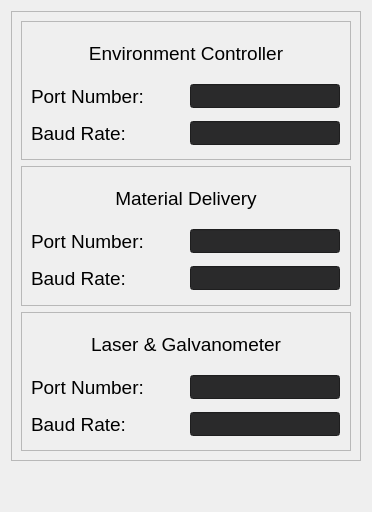
             <widget class="QWidget" name="port_settings_tab">
              <attribute name="title">
               <string>Port Settings</string>
              </attribute>
              <layout class="QVBoxLayout" name="verticalLayout_51">
               <item alignment="Qt::AlignHCenter|Qt::AlignVCenter">
                <widget class="QFrame" name="port_settings_frame">
                 <property name="minimumSize">
                  <size>
                   <width>350</width>
                   <height>450</height>
                  </size>
                 </property>
                 <property name="maximumSize">
                  <size>
                   <width>350</width>
                   <height>450</height>
                  </size>
                 </property>
                 <property name="frameShape">
                  <enum>QFrame::StyledPanel</enum>
                 </property>
                 <property name="frameShadow">
                  <enum>QFrame::Raised</enum>
                 </property>
                 <layout class="QVBoxLayout" name="verticalLayout_13">
                  <item>
                   <widget class="QFrame" name="env_port_settings_frame">
                    <property name="frameShape">
                     <enum>QFrame::StyledPanel</enum>
                    </property>
                    <property name="frameShadow">
                     <enum>QFrame::Raised</enum>
                    </property>
                    <layout class="QVBoxLayout" name="verticalLayout_32">
                     <property name="leftMargin">
                      <number>6</number>
                     </property>
                     <property name="topMargin">
                      <number>6</number>
                     </property>
                     <property name="rightMargin">
                      <number>6</number>
                     </property>
                     <property name="bottomMargin">
                      <number>6</number>
                     </property>
                     <item alignment="Qt::AlignHCenter">
                      <widget class="QLabel" name="env_portsettings_title">
                       <property name="minimumSize">
                        <size>
                         <width>300</width>
                         <height>36</height>
                        </size>
                       </property>
                       <property name="maximumSize">
                        <size>
                         <width>300</width>
                         <height>36</height>
                        </size>
                       </property>
                       <property name="font">
                        <font>
                         <pointsize>14</pointsize>
                        </font>
                       </property>
                       <property name="styleSheet">
                        <string notr="true"/>
                       </property>
                       <property name="text">
                        <string>Environment Controller</string>
                       </property>
                       <property name="alignment">
                        <set>Qt::AlignCenter</set>
                       </property>
                      </widget>
                     </item>
                     <item>
                      <layout class="QHBoxLayout" name="env_portnum_layout">
                       <item>
                        <widget class="QLabel" name="env_portnum_title">
                         <property name="minimumSize">
                          <size>
                           <width>150</width>
                           <height>24</height>
                          </size>
                         </property>
                         <property name="maximumSize">
                          <size>
                           <width>150</width>
                           <height>24</height>
                          </size>
                         </property>
                         <property name="font">
                          <font>
                           <pointsize>14</pointsize>
                          </font>
                         </property>
                         <property name="styleSheet">
                          <string notr="true">background:none</string>
                         </property>
                         <property name="text">
                          <string>Port Number:</string>
                         </property>
                        </widget>
                       </item>
                       <item>
                        <widget class="QLineEdit" name="env_portnum_field">
                         <property name="minimumSize">
                          <size>
                           <width>150</width>
                           <height>24</height>
                          </size>
                         </property>
                         <property name="maximumSize">
                          <size>
                           <width>150</width>
                           <height>24</height>
                          </size>
                         </property>
                         <property name="styleSheet">
                          <string notr="true">background:rgb(42, 42, 43);</string>
                         </property>
                        </widget>
                       </item>
                      </layout>
                     </item>
                     <item>
                      <layout class="QHBoxLayout" name="env_portbaud_layout">
                       <item>
                        <widget class="QLabel" name="env_baud_title">
                         <property name="minimumSize">
                          <size>
                           <width>150</width>
                           <height>24</height>
                          </size>
                         </property>
                         <property name="maximumSize">
                          <size>
                           <width>150</width>
                           <height>24</height>
                          </size>
                         </property>
                         <property name="font">
                          <font>
                           <pointsize>14</pointsize>
                          </font>
                         </property>
                         <property name="styleSheet">
                          <string notr="true">background:none</string>
                         </property>
                         <property name="text">
                          <string>Baud Rate:</string>
                         </property>
                        </widget>
                       </item>
                       <item>
                        <widget class="QLineEdit" name="env_baud_field">
                         <property name="minimumSize">
                          <size>
                           <width>150</width>
                           <height>24</height>
                          </size>
                         </property>
                         <property name="maximumSize">
                          <size>
                           <width>150</width>
                           <height>24</height>
                          </size>
                         </property>
                         <property name="styleSheet">
                          <string notr="true">background:rgb(42, 42, 43);</string>
                         </property>
                        </widget>
                       </item>
                      </layout>
                     </item>
                    </layout>
                   </widget>
                  </item>
                  <item>
                   <widget class="QFrame" name="md_port_settings_frame">
                    <property name="frameShape">
                     <enum>QFrame::StyledPanel</enum>
                    </property>
                    <property name="frameShadow">
                     <enum>QFrame::Raised</enum>
                    </property>
                    <layout class="QVBoxLayout" name="verticalLayout_33">
                     <property name="leftMargin">
                      <number>6</number>
                     </property>
                     <property name="topMargin">
                      <number>6</number>
                     </property>
                     <property name="rightMargin">
                      <number>6</number>
                     </property>
                     <property name="bottomMargin">
                      <number>6</number>
                     </property>
                     <item alignment="Qt::AlignHCenter">
                      <widget class="QLabel" name="md_portsettings_title">
                       <property name="minimumSize">
                        <size>
                         <width>300</width>
                         <height>36</height>
                        </size>
                       </property>
                       <property name="maximumSize">
                        <size>
                         <width>300</width>
                         <height>36</height>
                        </size>
                       </property>
                       <property name="font">
                        <font>
                         <pointsize>14</pointsize>
                        </font>
                       </property>
                       <property name="styleSheet">
                        <string notr="true">background:none</string>
                       </property>
                       <property name="text">
                        <string>Material Delivery</string>
                       </property>
                       <property name="alignment">
                        <set>Qt::AlignCenter</set>
                       </property>
                      </widget>
                     </item>
                     <item>
                      <layout class="QHBoxLayout" name="md_portnum_layout">
                       <item>
                        <widget class="QLabel" name="md_portnum_title">
                         <property name="minimumSize">
                          <size>
                           <width>150</width>
                           <height>24</height>
                          </size>
                         </property>
                         <property name="maximumSize">
                          <size>
                           <width>150</width>
                           <height>24</height>
                          </size>
                         </property>
                         <property name="font">
                          <font>
                           <pointsize>14</pointsize>
                          </font>
                         </property>
                         <property name="styleSheet">
                          <string notr="true">background:none</string>
                         </property>
                         <property name="text">
                          <string>Port Number:</string>
                         </property>
                        </widget>
                       </item>
                       <item>
                        <widget class="QLineEdit" name="md_portnum_field">
                         <property name="minimumSize">
                          <size>
                           <width>150</width>
                           <height>24</height>
                          </size>
                         </property>
                         <property name="maximumSize">
                          <size>
                           <width>150</width>
                           <height>24</height>
                          </size>
                         </property>
                         <property name="styleSheet">
                          <string notr="true">background:rgb(42, 42, 43);</string>
                         </property>
                        </widget>
                       </item>
                      </layout>
                     </item>
                     <item>
                      <layout class="QHBoxLayout" name="md_baudrate_layout">
                       <item>
                        <widget class="QLabel" name="md_baudrate_title">
                         <property name="minimumSize">
                          <size>
                           <width>150</width>
                           <height>24</height>
                          </size>
                         </property>
                         <property name="maximumSize">
                          <size>
                           <width>150</width>
                           <height>24</height>
                          </size>
                         </property>
                         <property name="font">
                          <font>
                           <pointsize>14</pointsize>
                          </font>
                         </property>
                         <property name="styleSheet">
                          <string notr="true">background:none</string>
                         </property>
                         <property name="text">
                          <string>Baud Rate:</string>
                         </property>
                        </widget>
                       </item>
                       <item>
                        <widget class="QLineEdit" name="md_baudrate_field">
                         <property name="minimumSize">
                          <size>
                           <width>150</width>
                           <height>24</height>
                          </size>
                         </property>
                         <property name="maximumSize">
                          <size>
                           <width>150</width>
                           <height>24</height>
                          </size>
                         </property>
                         <property name="styleSheet">
                          <string notr="true">background:rgb(42, 42, 43);</string>
                         </property>
                        </widget>
                       </item>
                      </layout>
                     </item>
                    </layout>
                   </widget>
                  </item>
                  <item>
                   <widget class="QFrame" name="lg_port_settings_frame">
                    <property name="frameShape">
                     <enum>QFrame::StyledPanel</enum>
                    </property>
                    <property name="frameShadow">
                     <enum>QFrame::Raised</enum>
                    </property>
                    <layout class="QVBoxLayout" name="verticalLayout_30">
                     <property name="leftMargin">
                      <number>6</number>
                     </property>
                     <property name="topMargin">
                      <number>6</number>
                     </property>
                     <property name="rightMargin">
                      <number>6</number>
                     </property>
                     <property name="bottomMargin">
                      <number>6</number>
                     </property>
                     <item alignment="Qt::AlignHCenter">
                      <widget class="QLabel" name="lg_portsettings_title">
                       <property name="minimumSize">
                        <size>
                         <width>300</width>
                         <height>36</height>
                        </size>
                       </property>
                       <property name="maximumSize">
                        <size>
                         <width>300</width>
                         <height>36</height>
                        </size>
                       </property>
                       <property name="font">
                        <font>
                         <pointsize>14</pointsize>
                        </font>
                       </property>
                       <property name="styleSheet">
                        <string notr="true">background:none</string>
                       </property>
                       <property name="text">
                        <string>Laser &amp; Galvanometer</string>
                       </property>
                       <property name="alignment">
                        <set>Qt::AlignCenter</set>
                       </property>
                      </widget>
                     </item>
                     <item>
                      <layout class="QHBoxLayout" name="lg_portnum_layout">
                       <item>
                        <widget class="QLabel" name="lg_portnum_title">
                         <property name="minimumSize">
                          <size>
                           <width>150</width>
                           <height>24</height>
                          </size>
                         </property>
                         <property name="maximumSize">
                          <size>
                           <width>150</width>
                           <height>24</height>
                          </size>
                         </property>
                         <property name="font">
                          <font>
                           <pointsize>14</pointsize>
                          </font>
                         </property>
                         <property name="styleSheet">
                          <string notr="true">background:none</string>
                         </property>
                         <property name="text">
                          <string>Port Number:</string>
                         </property>
                        </widget>
                       </item>
                       <item>
                        <widget class="QLineEdit" name="lg_portnum_field">
                         <property name="minimumSize">
                          <size>
                           <width>150</width>
                           <height>24</height>
                          </size>
                         </property>
                         <property name="maximumSize">
                          <size>
                           <width>150</width>
                           <height>24</height>
                          </size>
                         </property>
                         <property name="styleSheet">
                          <string notr="true">background:rgb(42, 42, 43);</string>
                         </property>
                        </widget>
                       </item>
                      </layout>
                     </item>
                     <item>
                      <layout class="QHBoxLayout" name="lg_portbaud_layout">
                       <item>
                        <widget class="QLabel" name="lg_baudrate_title">
                         <property name="minimumSize">
                          <size>
                           <width>150</width>
                           <height>24</height>
                          </size>
                         </property>
                         <property name="maximumSize">
                          <size>
                           <width>150</width>
                           <height>24</height>
                          </size>
                         </property>
                         <property name="font">
                          <font>
                           <pointsize>14</pointsize>
                          </font>
                         </property>
                         <property name="styleSheet">
                          <string notr="true">background:none</string>
                         </property>
                         <property name="text">
                          <string>Baud Rate:</string>
                         </property>
                        </widget>
                       </item>
                       <item>
                        <widget class="QLineEdit" name="lg_baudrate_field">
                         <property name="minimumSize">
                          <size>
                           <width>150</width>
                           <height>24</height>
                          </size>
                         </property>
                         <property name="maximumSize">
                          <size>
                           <width>150</width>
                           <height>24</height>
                          </size>
                         </property>
                         <property name="styleSheet">
                          <string notr="true">background:rgb(42, 42, 43);</string>
                         </property>
                        </widget>
                       </item>
                      </layout>
                     </item>
                    </layout>
                   </widget>
                  </item>
                 </layout>
                </widget>
               </item>
               <item>
                <spacer name="verticalSpacer_5">
                 <property name="orientation">
                  <enum>Qt::Vertical</enum>
                 </property>
                 <property name="sizeHint" stdset="0">
                  <size>
                   <width>20</width>
                   <height>40</height>
                  </size>
                 </property>
                </spacer>
               </item>
              </layout>
             </widget>
